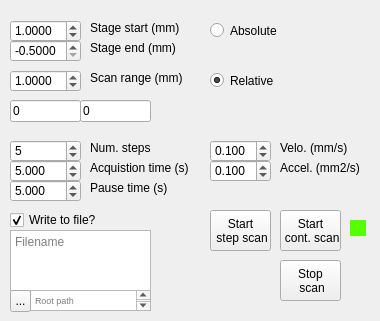
    <widget class="QWidget" name="tab_4">
     <attribute name="title">
      <string>HOM scan</string>
     </attribute>
     <widget class="QLabel" name="label_76">
      <property name="geometry">
       <rect>
        <x>90</x>
        <y>40</y>
        <width>111</width>
        <height>16</height>
       </rect>
      </property>
      <property name="text">
       <string>Stage end (mm)</string>
      </property>
     </widget>
     <widget class="QPushButton" name="hom_scan_continuous_start_btn">
      <property name="geometry">
       <rect>
        <x>280</x>
        <y>210</y>
        <width>61</width>
        <height>41</height>
       </rect>
      </property>
      <property name="autoFillBackground">
       <bool>false</bool>
      </property>
      <property name="text">
       <string>Start 
 cont. scan</string>
      </property>
      <property name="checkable">
       <bool>true</bool>
      </property>
      <property name="checked">
       <bool>false</bool>
      </property>
      <property name="autoDefault">
       <bool>false</bool>
      </property>
      <property name="default">
       <bool>false</bool>
      </property>
      <property name="flat">
       <bool>false</bool>
      </property>
     </widget>
     <widget class="QLabel" name="label_75">
      <property name="geometry">
       <rect>
        <x>90</x>
        <y>140</y>
        <width>111</width>
        <height>16</height>
       </rect>
      </property>
      <property name="text">
       <string>Num. steps</string>
      </property>
     </widget>
     <widget class="LedIndicator" name="hom_scan_led" native="true">
      <property name="geometry">
       <rect>
        <x>350</x>
        <y>220</y>
        <width>16</width>
        <height>16</height>
       </rect>
      </property>
      <property name="palette">
       <palette>
        <active>
         <colorrole role="Base">
          <brush brushstyle="SolidPattern">
           <color alpha="255">
            <red>255</red>
            <green>255</green>
            <blue>255</blue>
           </color>
          </brush>
         </colorrole>
         <colorrole role="Window">
          <brush brushstyle="SolidPattern">
           <color alpha="255">
            <red>85</red>
            <green>255</green>
            <blue>0</blue>
           </color>
          </brush>
         </colorrole>
        </active>
        <inactive>
         <colorrole role="Base">
          <brush brushstyle="SolidPattern">
           <color alpha="255">
            <red>255</red>
            <green>255</green>
            <blue>255</blue>
           </color>
          </brush>
         </colorrole>
         <colorrole role="Window">
          <brush brushstyle="SolidPattern">
           <color alpha="255">
            <red>85</red>
            <green>255</green>
            <blue>0</blue>
           </color>
          </brush>
         </colorrole>
        </inactive>
        <disabled>
         <colorrole role="Base">
          <brush brushstyle="SolidPattern">
           <color alpha="255">
            <red>85</red>
            <green>255</green>
            <blue>0</blue>
           </color>
          </brush>
         </colorrole>
         <colorrole role="Window">
          <brush brushstyle="SolidPattern">
           <color alpha="255">
            <red>85</red>
            <green>255</green>
            <blue>0</blue>
           </color>
          </brush>
         </colorrole>
        </disabled>
       </palette>
      </property>
      <property name="autoFillBackground">
       <bool>true</bool>
      </property>
     </widget>
     <widget class="QDoubleSpinBox" name="hom_scan_nsteps">
      <property name="geometry">
       <rect>
        <x>10</x>
        <y>140</y>
        <width>71</width>
        <height>22</height>
       </rect>
      </property>
      <property name="decimals">
       <number>0</number>
      </property>
      <property name="minimum">
       <double>1.000000000000000</double>
      </property>
      <property name="maximum">
       <double>50000.000000000000000</double>
      </property>
      <property name="singleStep">
       <double>1.000000000000000</double>
      </property>
      <property name="value">
       <double>5.000000000000000</double>
      </property>
     </widget>
     <widget class="QPushButton" name="hom_scan_stop_btn">
      <property name="geometry">
       <rect>
        <x>280</x>
        <y>260</y>
        <width>61</width>
        <height>41</height>
       </rect>
      </property>
      <property name="autoFillBackground">
       <bool>false</bool>
      </property>
      <property name="text">
       <string>Stop 
 scan</string>
      </property>
      <property name="checkable">
       <bool>true</bool>
      </property>
      <property name="checked">
       <bool>false</bool>
      </property>
      <property name="autoDefault">
       <bool>false</bool>
      </property>
      <property name="default">
       <bool>false</bool>
      </property>
      <property name="flat">
       <bool>false</bool>
      </property>
     </widget>
     <widget class="QLabel" name="label_74">
      <property name="geometry">
       <rect>
        <x>90</x>
        <y>20</y>
        <width>111</width>
        <height>16</height>
       </rect>
      </property>
      <property name="text">
       <string>Stage start (mm)</string>
      </property>
     </widget>
     <widget class="QDoubleSpinBox" name="hom_scan_end">
      <property name="geometry">
       <rect>
        <x>10</x>
        <y>40</y>
        <width>71</width>
        <height>22</height>
       </rect>
      </property>
      <property name="decimals">
       <number>4</number>
      </property>
      <property name="minimum">
       <double>-0.500000000000000</double>
      </property>
      <property name="maximum">
       <double>50.000000000000000</double>
      </property>
      <property name="singleStep">
       <double>0.050000000000000</double>
      </property>
      <property name="value">
       <double>-0.500000000000000</double>
      </property>
     </widget>
     <widget class="QDoubleSpinBox" name="hom_scan_start">
      <property name="geometry">
       <rect>
        <x>10</x>
        <y>20</y>
        <width>71</width>
        <height>22</height>
       </rect>
      </property>
      <property name="decimals">
       <number>4</number>
      </property>
      <property name="minimum">
       <double>-0.500000000000000</double>
      </property>
      <property name="maximum">
       <double>50.000000000000000</double>
      </property>
      <property name="singleStep">
       <double>0.050000000000000</double>
      </property>
      <property name="value">
       <double>1.000000000000000</double>
      </property>
     </widget>
     <widget class="QLabel" name="label_77">
      <property name="geometry">
       <rect>
        <x>90</x>
        <y>160</y>
        <width>111</width>
        <height>16</height>
       </rect>
      </property>
      <property name="text">
       <string>Acquistion time (s)</string>
      </property>
     </widget>
     <widget class="QDoubleSpinBox" name="hom_scan_acqt">
      <property name="geometry">
       <rect>
        <x>10</x>
        <y>160</y>
        <width>71</width>
        <height>22</height>
       </rect>
      </property>
      <property name="decimals">
       <number>3</number>
      </property>
      <property name="minimum">
       <double>0.001000000000000</double>
      </property>
      <property name="maximum">
       <double>10000.000000000000000</double>
      </property>
      <property name="singleStep">
       <double>0.010000000000000</double>
      </property>
      <property name="value">
       <double>5.000000000000000</double>
      </property>
     </widget>
     <widget class="QPlainTextEdit" name="hom_scan_filename">
      <property name="geometry">
       <rect>
        <x>10</x>
        <y>230</y>
        <width>141</width>
        <height>61</height>
       </rect>
      </property>
      <property name="placeholderText">
       <string>Filename</string>
      </property>
     </widget>
     <widget class="QCheckBox" name="hom_scan_write_scan_checkBox">
      <property name="geometry">
       <rect>
        <x>10</x>
        <y>210</y>
        <width>131</width>
        <height>20</height>
       </rect>
      </property>
      <property name="text">
       <string>Write to file?</string>
      </property>
      <property name="checked">
       <bool>true</bool>
      </property>
     </widget>
     <widget class="QPlainTextEdit" name="hom_scan_rootpath">
      <property name="geometry">
       <rect>
        <x>30</x>
        <y>290</y>
        <width>121</width>
        <height>21</height>
       </rect>
      </property>
      <property name="font">
       <font>
        <pointsize>7</pointsize>
       </font>
      </property>
      <property name="placeholderText">
       <string>Root path</string>
      </property>
     </widget>
     <widget class="QToolButton" name="homScan_selectRootPath_btn">
      <property name="geometry">
       <rect>
        <x>10</x>
        <y>290</y>
        <width>21</width>
        <height>22</height>
       </rect>
      </property>
      <property name="text">
       <string>...</string>
      </property>
     </widget>
     <widget class="QDoubleSpinBox" name="hom_scan_pause_t">
      <property name="geometry">
       <rect>
        <x>10</x>
        <y>180</y>
        <width>71</width>
        <height>22</height>
       </rect>
      </property>
      <property name="decimals">
       <number>3</number>
      </property>
      <property name="minimum">
       <double>0.001000000000000</double>
      </property>
      <property name="maximum">
       <double>10000.000000000000000</double>
      </property>
      <property name="singleStep">
       <double>0.010000000000000</double>
      </property>
      <property name="value">
       <double>5.000000000000000</double>
      </property>
     </widget>
     <widget class="QLabel" name="label_78">
      <property name="geometry">
       <rect>
        <x>90</x>
        <y>180</y>
        <width>111</width>
        <height>16</height>
       </rect>
      </property>
      <property name="text">
       <string>Pause time (s)</string>
      </property>
     </widget>
     <widget class="QLabel" name="label_79">
      <property name="geometry">
       <rect>
        <x>90</x>
        <y>70</y>
        <width>111</width>
        <height>16</height>
       </rect>
      </property>
      <property name="text">
       <string>Scan range (mm)</string>
      </property>
     </widget>
     <widget class="QDoubleSpinBox" name="hom_scan_range">
      <property name="geometry">
       <rect>
        <x>10</x>
        <y>70</y>
        <width>71</width>
        <height>22</height>
       </rect>
      </property>
      <property name="decimals">
       <number>4</number>
      </property>
      <property name="minimum">
       <double>-0.500000000000000</double>
      </property>
      <property name="maximum">
       <double>50.000000000000000</double>
      </property>
      <property name="singleStep">
       <double>0.050000000000000</double>
      </property>
      <property name="value">
       <double>1.000000000000000</double>
      </property>
     </widget>
     <widget class="QRadioButton" name="absolute_range">
      <property name="geometry">
       <rect>
        <x>210</x>
        <y>20</y>
        <width>91</width>
        <height>21</height>
       </rect>
      </property>
      <property name="text">
       <string>Absolute</string>
      </property>
      <attribute name="buttonGroup">
       <string notr="true">hom_range_type</string>
      </attribute>
     </widget>
     <widget class="QRadioButton" name="relative_range">
      <property name="geometry">
       <rect>
        <x>210</x>
        <y>70</y>
        <width>91</width>
        <height>21</height>
       </rect>
      </property>
      <property name="text">
       <string>Relative</string>
      </property>
      <property name="checked">
       <bool>true</bool>
      </property>
      <attribute name="buttonGroup">
       <string notr="true">hom_range_type</string>
      </attribute>
     </widget>
     <widget class="QLineEdit" name="hom_scan_start_rel">
      <property name="geometry">
       <rect>
        <x>10</x>
        <y>100</y>
        <width>71</width>
        <height>22</height>
       </rect>
      </property>
      <property name="text">
       <string>0</string>
      </property>
     </widget>
     <widget class="QLineEdit" name="hom_scan_end_rel">
      <property name="geometry">
       <rect>
        <x>80</x>
        <y>100</y>
        <width>71</width>
        <height>22</height>
       </rect>
      </property>
      <property name="text">
       <string>0</string>
      </property>
     </widget>
     <widget class="QDoubleSpinBox" name="hom_velo_val">
      <property name="geometry">
       <rect>
        <x>210</x>
        <y>140</y>
        <width>61</width>
        <height>22</height>
       </rect>
      </property>
      <property name="decimals">
       <number>3</number>
      </property>
      <property name="minimum">
       <double>0.001000000000000</double>
      </property>
      <property name="maximum">
       <double>2.000000000000000</double>
      </property>
      <property name="singleStep">
       <double>1.000000000000000</double>
      </property>
      <property name="value">
       <double>0.100000000000000</double>
      </property>
     </widget>
     <widget class="QDoubleSpinBox" name="hom_accel_val">
      <property name="geometry">
       <rect>
        <x>210</x>
        <y>160</y>
        <width>61</width>
        <height>22</height>
       </rect>
      </property>
      <property name="decimals">
       <number>3</number>
      </property>
      <property name="minimum">
       <double>0.001000000000000</double>
      </property>
      <property name="maximum">
       <double>2.000000000000000</double>
      </property>
      <property name="singleStep">
       <double>1.000000000000000</double>
      </property>
      <property name="value">
       <double>0.100000000000000</double>
      </property>
     </widget>
     <widget class="QLabel" name="label_13">
      <property name="geometry">
       <rect>
        <x>280</x>
        <y>140</y>
        <width>81</width>
        <height>16</height>
       </rect>
      </property>
      <property name="text">
       <string>Velo. (mm/s)</string>
      </property>
     </widget>
     <widget class="QLabel" name="label_17">
      <property name="geometry">
       <rect>
        <x>280</x>
        <y>160</y>
        <width>91</width>
        <height>16</height>
       </rect>
      </property>
      <property name="text">
       <string>Accel. (mm2/s)</string>
      </property>
     </widget>
     <widget class="QPushButton" name="hom_scan_start_btn">
      <property name="geometry">
       <rect>
        <x>210</x>
        <y>210</y>
        <width>61</width>
        <height>41</height>
       </rect>
      </property>
      <property name="autoFillBackground">
       <bool>false</bool>
      </property>
      <property name="text">
       <string>Start 
 step scan</string>
      </property>
      <property name="checkable">
       <bool>true</bool>
      </property>
      <property name="checked">
       <bool>false</bool>
      </property>
      <property name="autoDefault">
       <bool>false</bool>
      </property>
      <property name="default">
       <bool>false</bool>
      </property>
      <property name="flat">
       <bool>false</bool>
      </property>
     </widget>
    </widget>
